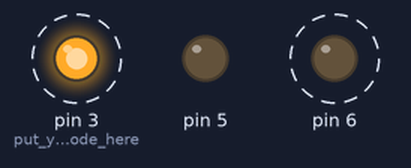
The sketch below on a simulated Arduino Uno, built with avr-gcc and run on an emulated ATmega328P. On the bench: output pins drawn as LEDs (lit = HIGH). Dashed ring = blinking.

Above: at 0.2 s.
Timing chart, 0 to 3.5 s (numbered marks = the images above):
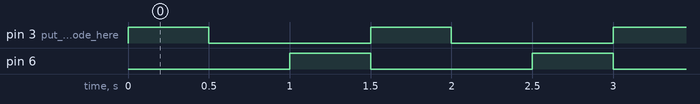

The sketch:

4-rgb-blink.ino
```cpp
void setup() {
  pinMode (3, OUTPUT);// put your setup code here, to run once:
  pinMode (5, OUTPUT);
  pinMode (6, OUTPUT);
}

void loop() {
  digitalWrite(6, LOW);// put your main code here, to run repeatedly:
  digitalWrite(3, HIGH);
  delay (500);
  digitalWrite(3, LOW);
  digitalWrite(5, LOW);
  delay (500);
  digitalWrite(5, LOW);
  digitalWrite(6, HIGH);
  delay (500);
}
```

Measured:
- by itself, pin 3 (put_your_setup_code_here), pin 6: alternates HIGH for 0.50 s and LOW for 1.0 s
- by itself, everything shown: repeats every 1.5 s, in 3 steps
